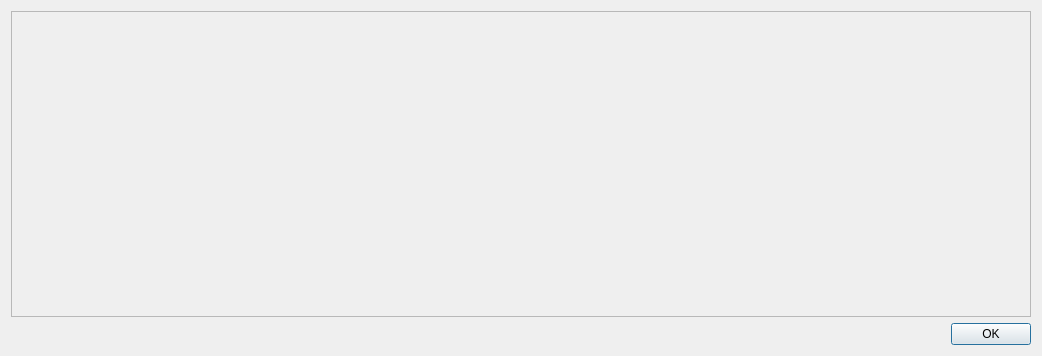
<?xml version="1.0" encoding="UTF-8"?>
<ui version="4.0">
 <class>QtGuiltGraphDialog</class>
 <widget class="QDialog" name="QtGuiltGraphDialog">
  <property name="geometry">
   <rect>
    <x>0</x>
    <y>0</y>
    <width>1042</width>
    <height>356</height>
   </rect>
  </property>
  <property name="windowTitle">
   <string>Dialog</string>
  </property>
  <layout class="QGridLayout" name="gridLayout">
   <item row="1" column="0">
    <widget class="QDialogButtonBox" name="buttonBox">
     <property name="orientation">
      <enum>Qt::Horizontal</enum>
     </property>
     <property name="standardButtons">
      <set>QDialogButtonBox::Ok</set>
     </property>
    </widget>
   </item>
   <item row="0" column="0">
    <widget class="QScrollArea" name="scrollArea">
     <property name="widgetResizable">
      <bool>true</bool>
     </property>
     <widget class="QWidget" name="scrollAreaWidgetContents">
      <property name="geometry">
       <rect>
        <x>0</x>
        <y>0</y>
        <width>1022</width>
        <height>306</height>
       </rect>
      </property>
     </widget>
    </widget>
   </item>
  </layout>
 </widget>
 <resources/>
 <connections>
  <connection>
   <sender>buttonBox</sender>
   <signal>accepted()</signal>
   <receiver>QtGuiltGraphDialog</receiver>
   <slot>accept()</slot>
   <hints>
    <hint type="sourcelabel">
     <x>248</x>
     <y>254</y>
    </hint>
    <hint type="destinationlabel">
     <x>157</x>
     <y>274</y>
    </hint>
   </hints>
  </connection>
  <connection>
   <sender>buttonBox</sender>
   <signal>rejected()</signal>
   <receiver>QtGuiltGraphDialog</receiver>
   <slot>reject()</slot>
   <hints>
    <hint type="sourcelabel">
     <x>316</x>
     <y>260</y>
    </hint>
    <hint type="destinationlabel">
     <x>286</x>
     <y>274</y>
    </hint>
   </hints>
  </connection>
 </connections>
</ui>
